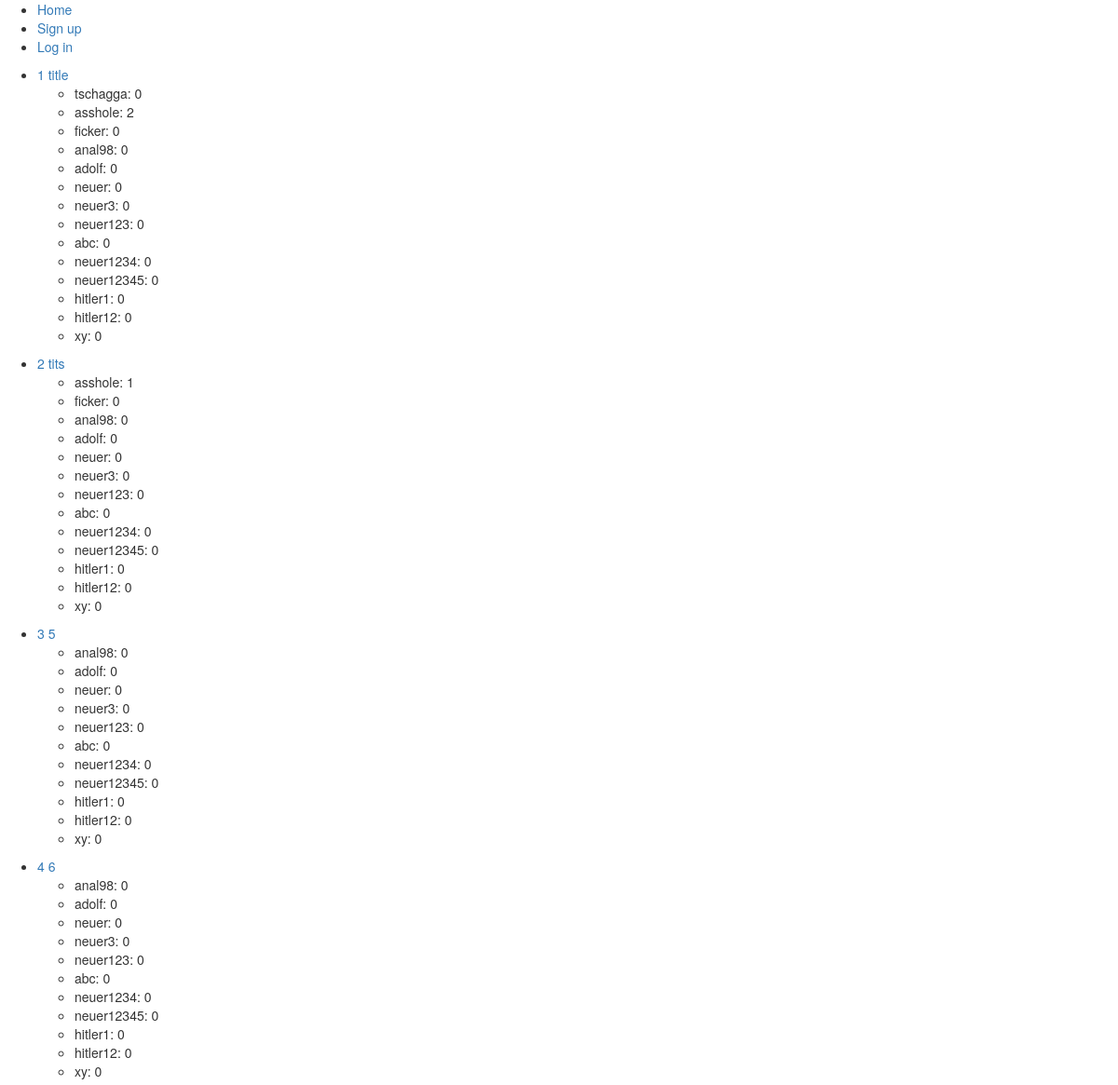
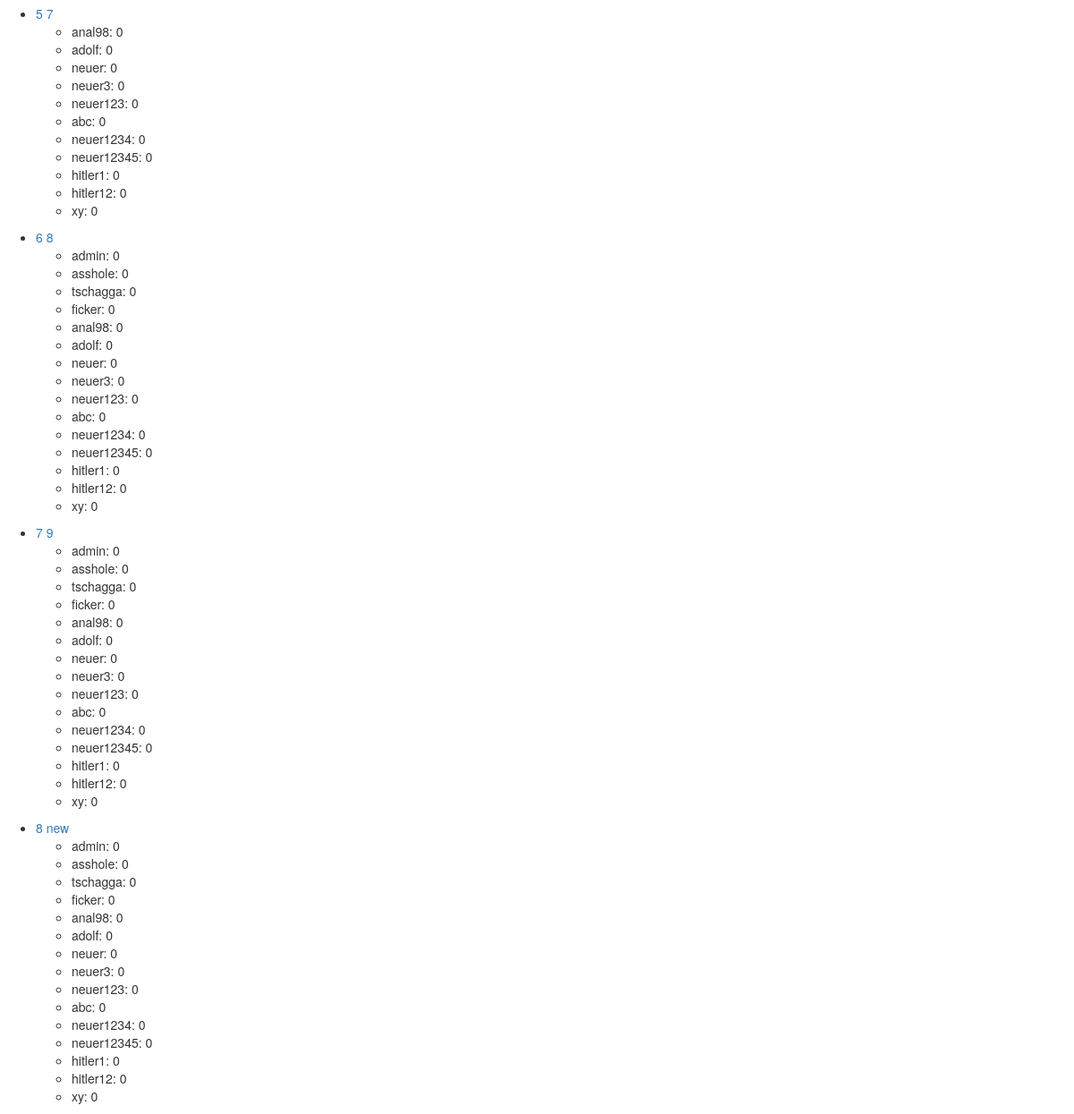
The app's page /index, older data (2 pictures, top to bottom).
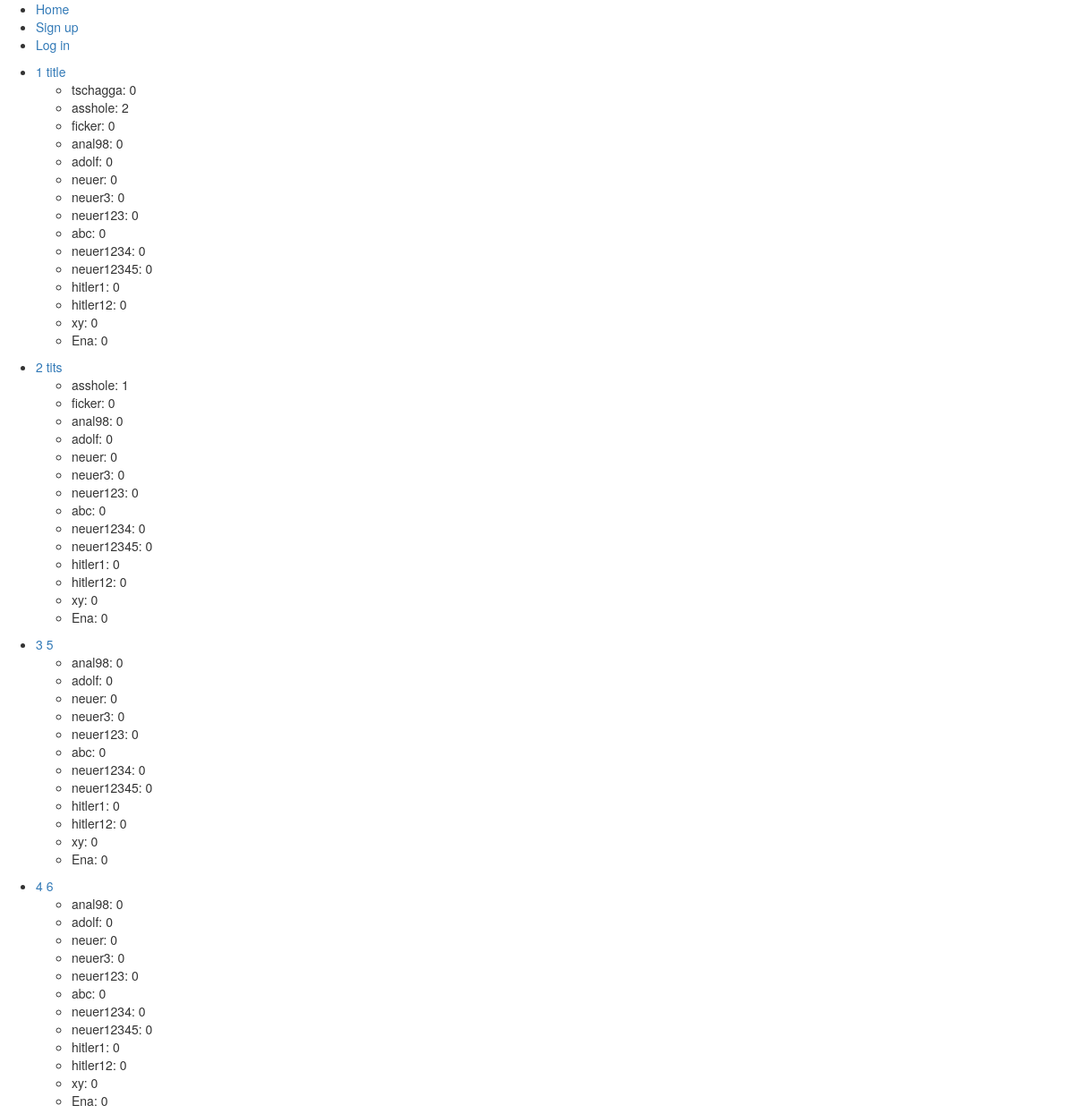
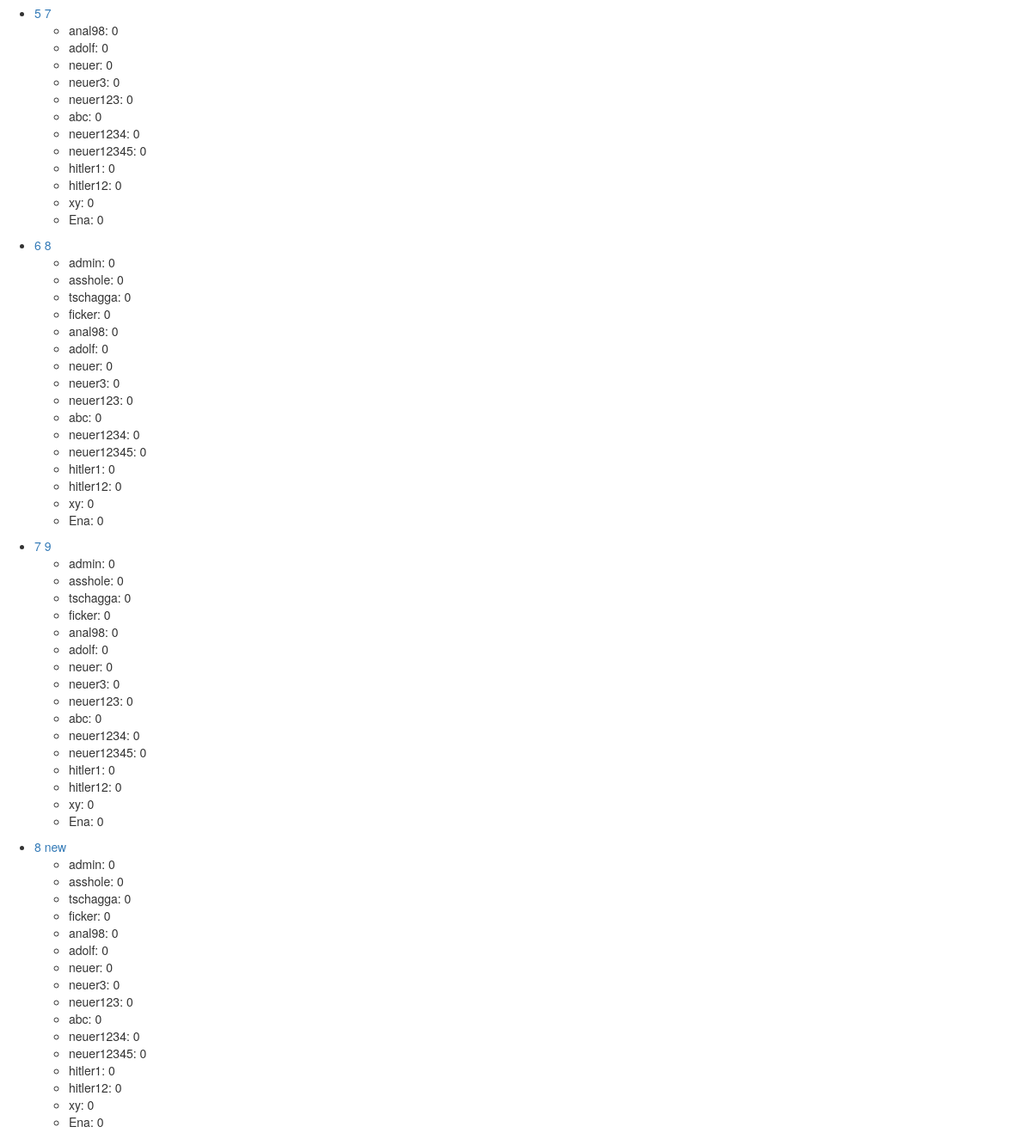
The same page, newer data (2 pictures, top to bottom).
### reviewer/models.py (models this page shows, shortened)
class Card(models.Model):
    title = models.CharField(max_length=50)
    category = models.CharField(max_length=50)
    front = models.TextField()
    back = models.TextField()
    users = models.ManyToManyField(User, through='Progress')

class Progress(models.Model):
    user = models.ForeignKey(User, on_delete=models.CASCADE)
    card = models.ForeignKey(Card, on_delete=models.CASCADE)
    progress = models.IntegerField(default=0, null=True)
    lasttime = models.DateField(blank=True, null=True)
    nexttime = models.DateField(blank=True, null=True)

class User(AbstractUser):
    email_confirmed = models.BooleanField(default=False)

### reviewer/views.py (the view)
# urls.py: url(r'^index$', views.IndexView.as_view(), name='index'),
class IndexView(generic.ListView):
    model = Card
    template_name = 'reviewer/index.html'
    context_object_name = 'stack'

### reviewer/templates/reviewer/index.html (shortened to what this page needs)
{% extends 'reviewer/base.html' %}
{% block content %}
{% for card in stack %}
  <ul>
    <li>
      <a href="{% url 'reviewer:card_detail' card.id %}">{{ card.id }} {{ card.title }}</a>
        <ul> {% for user in card.progress_set.all %}
        <li> {{user.user}}: {{user.progress}} </li>
        {% endfor %} </ul>
    </li>
  </ul>
{% endfor %}
{% endblock %}

### reviewer/templates/reviewer/base.html (shortened to what this page needs)
<!DOCTYPE html>
{% load staticfiles %}
<html lang="de">
<head>
    <link rel="stylesheet" href="{% static 'css/bootstrap.min.css' %}" />
    <link rel="stylesheet" href="{% static 'css/bootstrap-theme.min.css' %}"/>
    <link rel="stylesheet" href="{% static 'css/reviewer.css' %}" />
</head>
<body>
    <div id="sidebar">
        {% block sidebar %}
        <ul>
            <li><a href={% url "reviewer:home" %}>Home</a></li>
            {% if not user.is_authenticated %}
            <li><a href={% url 'reviewer:signup' %}> Sign up</a></li>
            <li><a href={% url 'reviewer:login' %}> Log in</a></li>
            {% endif %}
        </ul>
        {% endblock %}
    </div>
    <div id="content">
        {% block content %}{% endblock %}
    </div>
</body>
</html>

Row changes from the older to the newer data that the page shows:
added Progress: user "Ena", progress "0", shown under Card "title"
added Progress: user "Ena", progress "0", shown under Card "tits"
added Progress: user "Ena", progress "0", shown under Card id 3
added Progress: user "Ena", progress "0", shown under Card id 4
added Progress: user "Ena", progress "0", shown under Card id 5
added Progress: user "Ena", progress "0", shown under Card id 6
added Progress: user "Ena", progress "0", shown under Card id 7
added Progress: user "Ena", progress "0", shown under Card "new"
